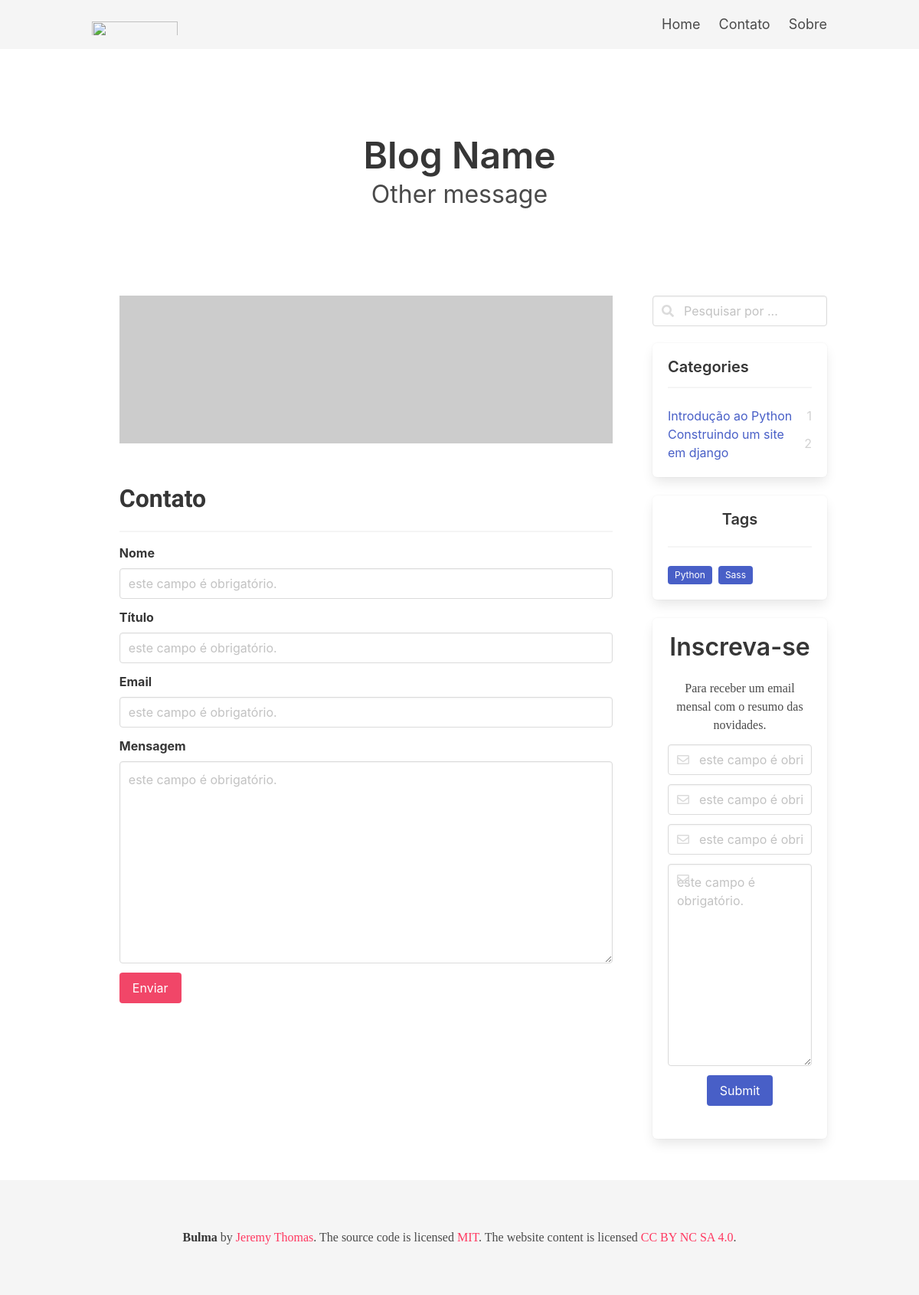
Page /contact/ on the committed database.
### user/models.py (models this page shows, shortened)
class Category(models.Model):
    name = models.CharField(max_length=150)
    @property
    def num_articles(self):
        return self.category.count()

class Tag(models.Model):
    name = models.CharField(max_length=20)
    def __str__(self):
        return f"{self.name}"

### user/views/contact.py (the view, shortened to what this page needs)
# urls.py: path('contact/', views.contact, name='contact'),
def contact(request):
    categories = models.Category.objects.all()
    tags = models.Tag.objects.all()
    if request.method == 'GET':
        form = forms.ContactForm()
    context = {'form': form,
               'categories': categories,
               'tags': tags,
               }
    return render(request, 'user/contact.html', context)

### user/forms.py
class ContactForm(forms.Form):
    attrs = {'class': 'input', 'placeholder': 'este campo é obrigatório.'}
    attrs_text = {'class': 'textarea',
                  'placeholder': 'este campo é obrigatório.',
                  }
    name = forms.CharField(max_length=100,
                           label='Nome',
                           widget=forms.TextInput(attrs=attrs))
    title = forms.CharField(max_length=100,
                            label='Título',
                            widget=forms.TextInput(attrs=attrs))
    email = forms.EmailField(label='Email',
                             widget=forms.EmailInput(attrs=attrs))
    text = forms.CharField(label='Mensagem',
                           widget=forms.Textarea(attrs=attrs_text))

### user/templates/user/contact.html (shortened to what this page needs)
{% extends 'user/base.html' %}
{% load static %}
{% block styles %}
<link rel="stylesheet" href="{% static 'css/read.css' %}" />
{% endblock %}
{% block content %}
<main class="column is-three-quarters-desktop is-12-tablet">
    <article class="post">
        <div class="image-header has-text-centered">
            <img class="is-800x200" src="https://via.placeholder.com/1000x300" alt="Placeholder image"/>
        </div>
        <div class="content has-text-justified">
            <h1 class="title is-3">Contato</h1>
            <hr class="title-hr" />
            <form action="{% url 'contact' %}" method="post">
                {% for field in form %}
                <div class="field">
                    <label class="label" for="{{ field.name }}">{{ field.label }}</label>
                    {{ field }}
                </div>
                {% endfor %}
                <input type="submit" class="button is-danger" value="Enviar"/>
            </form>
        </div>
    </article>
</main>
{% endblock %}

### user/templates/user/aside.html (shortened to what this page needs)
<aside class="column">
    <form class="" action="{% url 'search' %}">
        <div class="control has-icons-left">
            <input class="input" name='title' type="text" placeholder="Pesquisar por ..." />
            <span class="icon is-left">
            </span>
        </div>
    </form>
    <article class="list-group box">
        <div class="list-title">
            <h1 class="title is-5">Categories</h1>
            <hr />
        </div>
        <div class="list-content">
            <ul>
                {% for cat in categories %}
                <li class="list-item">
                    <div class="level">
                        <a href="{% url 'search_field' field='category' value=cat.id %}" class="list-link">{{cat.name}}</a>
                        <spam>{{cat.num_articles}}</spam>
                    </div>
                </li>
                {% endfor %}
            </ul>
        </div>
    </article>
    <article class="box">
        <h3 class="title is-5 has-text-centered">Tags</h3>
        <hr />
        <div class="tags">
            {% for tag in tags %}
            <a href="{% url 'search_field' field='tags' value=tag.id %}" class="tag is-link">{{tag}}</a>
            {% endfor %}
        </div>
    </article>
    <article class="box has-text-centered catch-email">
        <h1 class="title is-3">Inscreva-se</h1>
        <p class="is-small">Para receber um email mensal com o resumo das novidades.</p>
        <form id="catch-email">
            {% for field in form %}
            <div class="field">
                <div class="control has-icons-left">
                    {{field}}
                    <span class="icon is-left">
                    </span>
                </div>
            </div>
            {% endfor %}
            <div class="field">
                <input id='submit-email' class="button is-link" type="submit">
            </div>
        </form>
    </article>
</aside>

### user/static/css/main.css (style rules this page uses)
p { font-family: font-text; }
.list-group .list-title h1 { margin: 0; padding-bottom: 0.7em; }
.list-group .list-title hr { margin-top: 0; }
.list-group .list-content spam { color: #D2D2D2; }
aside form { margin-bottom: 1.4em; }
aside .box:last-child { margin-bottom: 1.4em; }
aside .catch-email p { margin-bottom: 0.8em; }

### user/static/css/read.css (style rules this page uses)
.post { width: 90%; margin: 0 auto; margin-bottom: 5em; }
.post .image-header { padding-bottom: 3rem; }
.post .image-header .is-800x200 { width: 100%; max-width: 800px; }
.post .content { max-width: 800px; margin: 0 auto; font-size: 18px; }
.post h1 { font-family: "Inconsolata", monospace; margin-bottom: 0.9rem !important; padding: 0; }
.post .title-hr { margin-bottom: 0.9rem !important; padding: 0; }

### rows in the picture
Category: name "Introdução ao Python", num_articles "1"
Category: name "Construindo um site em django", num_articles "2"
Tag: name "Python"
Tag: name "Sass"

### other values in the picture
{{ field.label }} "Nome" "Título" "Email" "Mensagem"
